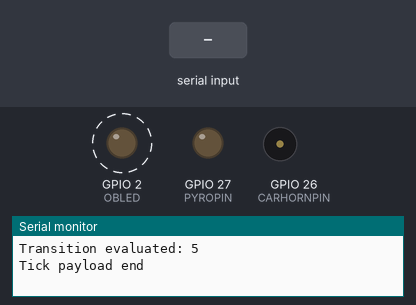
This program was run on a simulated ESP32. Shown: output pins drawn as LEDs (lit = HIGH), buzzer (waves = sounding, pin HIGH), the last lines printed to the serial monitor. Dashed ring = blinking. The inputs (shaded band) are chosen by the test bench. Pins used as bus, display or sensor lines are not drawn.

Above: at 1.2 s.
1.3 s: "90,45\n" received over the second serial link
At 12.2 s:
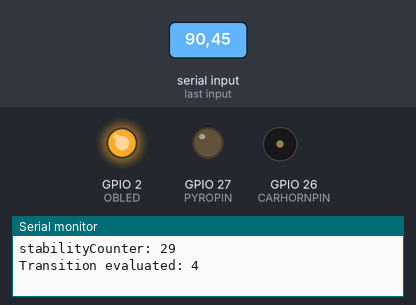
At 13.9 s:
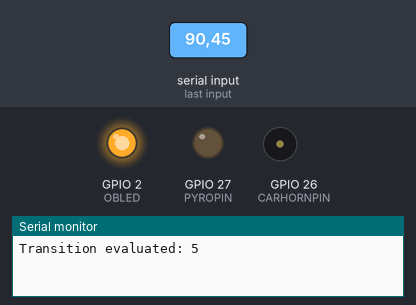
Timing chart, 0 to 15.7 s (numbered marks = the images above; inputs shaded):
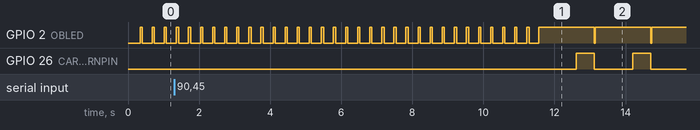

The program:

main.cpp
```cpp
#include <SPI.h>
#include <Arduino.h>
#include <HardwareSerial.h>
#include <iostream>
#include <string>
#include <stdint.h>
#include "FlashMemory.h"
#include "MH-Z19.h"
#include "Altimeter.h"
#include "PayloadStateMachine.h"
#include "Globals.h"


//metaData currMDExt; //testing stuff


//-----------------------------------------------------------SETUP------------------------------------------------------------------
void setup() {
  //General Stuff
  Serial.begin(115200);
  pinMode (OBLED, OUTPUT);

  //Pyro stuff
  pinMode (PYROPIN, OUTPUT);
  digitalWrite(PYROPIN, LOW);

  //Car Horn stuff
  pinMode (CARHORNPIN, OUTPUT);
  digitalWrite(CARHORNPIN, LOW);

  //Flash Memory
  SPI.begin();            // Default: SCK=18, MISO=19, MOSI=23
  pinMode(CS_PIN, OUTPUT);
  digitalWrite(CS_PIN, HIGH);


  //MH-Z19 & Altimeter
  MHZSerial.begin(9600, SERIAL_8N1, MH_RX_PIN, MH_TX_PIN);
  AltSerial.begin(9600, SERIAL_8N1, ALT_RX_PIN, -1);

  initializeVariables();

  //Timestamp getTimeStamp
  timeStamp = getTimeStamp();

  Serial.print("[Setup Done] Current state: ");
  Serial.println(currentState);

  //  //Testing Stuff
  //  Serial.print ("Size of Entry strcuts: ");
  //  Serial.print (sizeof(Entry));
  //  Serial.println (" bytes.");
  //  Serial.println ("");

  // //check metaData
  // //if (checkMetaDataFlag() == 1) {
  //   //extractMetaData(&currMD);
  // //} else {
  //   sectorErase(32751);
  //   Serial.println ("Sector erased");

  // //}

}

//-----------------------------------------------------------LOOP------------------------------------------------------------------

//bool printed = false;

void loop() {


  now = millis();

  if (now - lastTick >= samplingRate) {
    lastTick = now;
    Tick_Payload();
  }


  // //Blink OBLED to confirm code is running

  // digitalWrite(OBLED, HIGH);
  // delay(70);
  // digitalWrite(OBLED, LOW);
  // delay(70);

  // timeStamp = getTimeStamp();

  // if (currPageNum < 5) {
  //   readAltitude(&currAltitude);
  //   getCO2(&ppmCO2);
  //   currEntry = {currAltitude, ppmCO2, timeStamp, uint8_t(currentState)};
  //   currMD = {timeStamp, uint8_t(currentState), uint16_t(currPageNum), eBufIndx, useMD, pyroArmed, finalRead};

  //   if (eBufIndx < (sizeof(eBuff) / sizeof(eBuff[0]))) {
  //       eBuff[eBufIndx] = currEntry;
  //       eBufIndx++;

  //   } else {
  //       if ((currPageNum >= 1) && (currPageNum <= 32750)/*between pages 1 and 32,750 */) {
  //           writeEntryBuffToFlash (currPageNum, eBuff, eBufIndx);
  //           eBufIndx = 0;
  //           currPageNum++;

  //           std::cout << std::endl << std::endl << "entryBuff written correctly" << std::endl << std::endl;

  //           eBuff[eBufIndx] = currEntry;
  //           eBufIndx++;

  //       } else if (currPageNum >= 32750/*last page*/) {
  //           writeEntryBuffToFlash (32750, eBuff, eBufIndx);
  //           eBufIndx = 0;

  //           std::cout << std::endl << std::endl << "wrote to last page" << std::endl << std::endl;

  //           eBuff[eBufIndx] = currEntry;
  //           eBufIndx++;

  //       }

  //   }

  //   currMD.useMetaData = true;
  //   writeMetaDataToFlash(&currMD);

  //   std::cout << "Altitude Curr: " << currAltitude << "ft  Prev: " << prevAltitude << "ft" << std::endl;
  //   std::cout << "CO2: " << ppmCO2 << "PPM"  << std::endl;
  //   std::cout << "Timestamp: " << timeStamp << "ms"  << std::endl;
  //   std::cout << "currPageNum: " << currPageNum << std::endl;
  //   std::cout << "pyroArmed: " << pyroArmed << std::endl;
  //   std::cout << "finelRead: " << finalRead << std::endl;
  //   std::cout << "State: " << currentState << std::endl;
  //   std::cout << "Transition: " << transition  << std::endl;
  //   std::cout << "currEntry ~ Alt: " << currEntry.altitude_e
  //           << "ft,  CO2: " <<  currEntry.co2PPM_e
  //           << "PPM,  State: " << int(currEntry.currentState_e)
  //           << ",  TS: "  << currEntry.timestamp_e << std::endl;

  //   std::cout << "eBuffSize: " << uint(eBufIndx)  << "structs in buffer"<< std::endl;
  //   std::cout << "sizeof(eBuff): " << sizeof(eBuff)  << "bytes" << std::endl;
  //   std::cout << "sizeof(currEntry): " << sizeof(currEntry)  << "  ~ should be 9 (bytes)"  << std::endl;


  // } else {
  //   if(!printed && (checkMetaDataFlag() == true)) {

  //     extractMetaData(&currMD);

  //     std::cout << "currMD.currentPageNum: " << currMD.currentPageNum << std::endl;
  //     std::cout << "currMD.currentPageNum == 4 " << bool(currMD.currentPageNum == 4) << std::endl;

  //     extractFlashPages(currMD.currentPageNum);

  //     printed = true;
  //   } else {
  //     sectorErase(1);
  //     currMD.useMetaData = false;
  //     writeMetaDataToFlash(&currMD);
  //   }

  // }
  // std::cout << "currMD ~ TS: " << currMD.lastTimeStamp
  //           << ",  state: " << int(currMD.currentState)
  //           << ",  pageNum: " << int(currMD.currentPageNum)
  //           << ",  structIndx: " << int(currMD.structCount)
  //           << ",  usMD: " << int(currMD.useMetaData)
  //           << ",  sizeof(currMD): " << sizeof(currMD) << std::endl;
  //   std::cout << std::endl << std::endl;

  //   extractMetaData(&currMDExt);

  //   std::cout << "currMDExt ~ TS: " << currMDExt.lastTimeStamp
  //           << ",  state: " << int(currMDExt.currentState)
  //           << ",  pageNum: " << int(currMDExt.currentPageNum)
  //           << ",  structIndx: " << int(currMDExt.structCount)
  //           << ",  usMD: " << int(currMDExt.useMetaData)
  //           << ",  sizeof(currMDExt): " << sizeof(currMDExt) << std::endl;
  //   std::cout << std::endl << std::endl;


  // std::cout << "Timestamp: " << timeStamp << "ms"  << std::endl;

}
```

Altimeter.h
```cpp
#ifndef   ALTIMETER_H
#define  ALTIMETER_H

#include <Arduino.h>
#include <HardwareSerial.h>

//#define ALT_RX_PIN 13

extern HardwareSerial AltSerial;

//void initAltimeter();


// void initAltimeter() {
//     AltSerial.begin(9600, SERIAL_8N1, ALT_RX_PIN, -1);
// }

void readAltitude(int16_t *alt) {

    static char charBuff[32]; //These static variabels maintain their value even when the function is done and called again
    static uint8_t idx = 0;
    char c; //will grab the char of the altimeter input

    while (AltSerial.available()) { //while the altimeter serial buffer has chars other than newline /n

        c = AltSerial.read(); //reads in the next available char from the serial buffer

        if (c == '\n') { //if that char is a newline (end of entry) then

            charBuff[idx] = '\0';    //terminates the buffer with a null for atof (look for a null terminated string)

            *alt = (int16_t)strtol(charBuff, NULL, 10);  // Convert string to float

            Serial.print("[Altimeter] Altitude reading: ");
            Serial.println(*alt);


            idx = 0; //reset the index since we finished the line
            memset(charBuff, 0, sizeof(charBuff)); //clear the buffer


        } else if (idx < sizeof(charBuff) - 1) { //if idx is within charBuff range (minus one for null)
            charBuff[idx] = c;
            idx++;
        }
    }

}


#endif // ALTIMETER_H
```

FlashMemory.h
```cpp
#ifndef FLASH_MEMORY_H
#define FLASH_MEMORY_H

#include <Arduino.h>
#include <SPI.h>


/*
CS Pin = Chip Select Pin
When set to low = Stand ready for my arrival worm
Low = tells the FLASH to pay attention, done prior to sending it a command

Set to High: Stop paying attention to the (data) bus
*/
#define CS_PIN 5


//SPI.transfer() sends a byte into the flash and at the same time gets one back

// Sends the write enable command, done prior to just about everything
void write_enable() {
  digitalWrite(CS_PIN, LOW);
  SPI.transfer(0x06);
  digitalWrite(CS_PIN, HIGH);
}

/*
Checks the busy status register until its no longer busy, done after every SPI command
Ensures nothing happens until the command is done executing
"SPI.transfer(0x05);" is the command that says "get ready to read status register 1"
"SPI.transfer(0x00)" sends a "dummy" byte to "clock" the flash so that it sends a byte back
This byte comes from the status register 1 thanks to the 0x05 command, so it returns its current byte
This is "polling" the register
The "& 0x01" is a bit mask so we only look at the lowest bit (bit zero) which is the BUSY bit
When bit zero is set 1 (busy) then it  equivalent to "true" as such the loop keeps running
When bit zero is set to 0 (not busy) then it is equivalent to "false" and the loop breaks
*/
void waitForWrite() {
  digitalWrite(CS_PIN, LOW);

  SPI.transfer(0x05);
  while (SPI.transfer(0x00) & 0x01); // Wait while BUSY bit is set

  digitalWrite(CS_PIN, HIGH);
}


/*
Erases 1 sector = 16 pages = 16*256 bytes
It constructs the tData buffer which contains: erase sector command (0x20),
and memAddr of where the sector starts
*/
void sectorErase(uint16_t pageNum) {

  uint32_t memAddr = pageNum*256;
  uint8_t tData[4]; // 4 bytes in a 8 byte array
  tData[0] = 0x20; //sector erase command
  tData[1] = ((memAddr >> 16) & 0xFF); //MSB of the memAddr
  tData[2] = ((memAddr >> 8) & 0xFF); //middly byte of the memAddr
  tData[3] = (memAddr & 0xFF);       //LSB of the memAddr


  write_enable();
  digitalWrite(CS_PIN, LOW);

  SPI.transfer(tData, 4);

  digitalWrite(CS_PIN, HIGH);
  waitForWrite();
}


void writeDataToFlash (uint16_t pageNum, uint8_t *dataToWrite, size_t bytes){
  uint8_t cmd = 0x02;
  uint32_t memAddr = pageNum*256;

  uint8_t tData[bytes +4]; //bytes = size ofdataToWrite + 4 for the cmd and memAddr
  tData[0] = cmd;
  tData[1] = ((memAddr >> 16) & 0xFF);
  tData[2] = ((memAddr >> 8) & 0xFF);
  tData[3] = (memAddr & 0xFF); //these are the extra 4 bytes

  /*
  Since size(tData) = bytes + 4 and the first 4 bytes are already occupied
  we shift its index by 4, then we write all the data from the input buffer
  */
  for (int i = 0; i < bytes; i++){
    tData[i+4] = dataToWrite[i];
  }

  write_enable();
  digitalWrite (CS_PIN, LOW);

  SPI.transfer(tData, bytes + 4);
  digitalWrite (CS_PIN, HIGH);
  waitForWrite();

}


/*
Reading does not reauire a write enable as per datasheet
Also doest require waitForWrite because the busy bit doesnt get flagged
*/
void readDataFromFlash (uint16_t pageNum, uint8_t *buffToStore, size_t bytes){
  uint8_t cmd = 0x03;
  uint32_t memAddr = pageNum*256;

  uint8_t tData[4];  // 1 byte for command + 3 bytes for address
  tData[0] = cmd;
  tData[1] = ((memAddr >> 16) & 0xFF);
  tData[2] = ((memAddr >> 8) & 0xFF);
  tData[3] = (memAddr & 0xFF);

  digitalWrite (CS_PIN, LOW);

  SPI.transfer(tData, 4);

  for (int i = 0; i < bytes; i++) {
    buffToStore[i] = SPI.transfer(0x00); //clocking the flash, storing to buffer
  }

  digitalWrite (CS_PIN, HIGH);

}


//Struct
typedef struct __attribute__((packed)) {
  int16_t altitude_e;    //2 bytes
  uint16_t co2PPM_e;      //2 bytes
  uint32_t timestamp_e;   //4 bytes unsigned long
  uint8_t currentState_e;  //1 bytes prolly
  bool pyroEjected_e;     //1 byte

} Entry; //currently 10 bytes = 25 entries per page, 25 entres = 250 bytes ~ 1 page


void writeEntryBuffToFlash(uint16_t page, Entry* sBuffer, size_t numEntries) {

  size_t numBytes = numEntries * sizeof(Entry);
  uint8_t byteBuffer[numBytes] = {0};

  memcpy(byteBuffer, sBuffer, numBytes);

  // Cast to Entry* to read the last entry as a struct
  Entry* entryView = (Entry*)byteBuffer;
  Entry lastEntry = entryView[numEntries - 1];

  // Serial.print("numBytes: ");
  // Serial.println(numBytes);

  // Serial.println("Last Entry (fields):");
  // Serial.print("  Altitude: ");
  // Serial.print(lastEntry.altitude_e);
  // Serial.print(" ft,  CO2: ");
  // Serial.print(lastEntry.co2PPM_e);
  // Serial.print(" PPM,  Timestamp: ");
  // Serial.print(lastEntry.timestamp_e);
  // Serial.print(" ms,  State: ");
  // Serial.println(lastEntry.currentState_e);

  // Serial.print("Last Entry (raw bytes): ");
  // uint8_t* lastStructPtr = (uint8_t*)&entryView[numEntries - 1];
  // for (int i = 0; i < sizeof(Entry); ++i) {
  //   if (lastStructPtr[i] < 0x10) Serial.print("0"); // pad single-digit hex
  //   Serial.print(lastStructPtr[i], HEX);
  //   Serial.print(" ");
  // }
  // Serial.println();
  // Serial.println();


  writeDataToFlash(page, byteBuffer, numBytes);
}


void extractFlashPages (uint16_t lastPage) {
  uint8_t extractorBuff[256];

  for (uint16_t i = 1; i <= lastPage; i++){
    readDataFromFlash (i, extractorBuff, 256);

    Entry* extractedEntries = (Entry*)extractorBuff; //transforms the extractor buffer into an array of structs

    for (int j = 0; j < (250 / sizeof(Entry))  ; j++) {
      Serial.print ("Page "); Serial.print (i);
      Serial.print(", Entry "); Serial.print(j);
      Serial.print(" | Altitude: "); Serial.print(extractedEntries[j].altitude_e);
      Serial.print(" ft, CO2: "); Serial.print(extractedEntries[j].co2PPM_e);
      Serial.print (" PPM, timeStamp: "); Serial.print(extractedEntries[j].timestamp_e);
      Serial.print (" ms, currentState: "); Serial.println(extractedEntries[j].currentState_e);


    }

  }

}

//getTimeStamp function
uint32_t getTimeStamp() {
  static uint32_t startingTime = 0;

  if (startingTime == 0) {
    startingTime = millis();
  }

  return millis() - startingTime; //time since getTimeStamp was first called
}

//Metadata struct 11 bytes
typedef struct __attribute__((__packed__)) {
  uint32_t lastTimeStamp;     // 4 bytes
  uint8_t currentState;       // 1 byte
  uint16_t currentPageNum;    // 2 bytes
  uint8_t structCount;        // 1 byte
  bool useMetaData;           // 1 byte
  bool pyroArmed;             // 1 byte
  bool finalRead;             // 1 byte
} metaData;

//Will be written to page 32768 - 16 = 32752 or indexes 32751 -> 32767 so that i can erase sector w/o abandon


void writeMetaDataToFlash(metaData* mData) {

  sectorErase(32751);

  uint8_t byteBuffer[sizeof(metaData)];


  memcpy(byteBuffer, mData, sizeof(byteBuffer));

  writeDataToFlash(32751, byteBuffer, sizeof(byteBuffer));

  // Serial.println("Raw byteBuffer contents:");
  // for (int i = 0; i < sizeof(metaData); i++) {
  //   Serial.print("0x");
  //   Serial.print(byteBuffer[i], HEX);
  //   Serial.print(" ");
  // }
  //Serial.println();

  //Serial.println ("Wrote MD succesfully??");
  //Serial.println("");
}


bool checkMetaDataFlag () {
  uint8_t extractorBuff[sizeof(metaData)]; //should always be 9

  readDataFromFlash (32751, extractorBuff, sizeof(metaData));

  metaData extractedMetaData;
  memcpy(&extractedMetaData, extractorBuff, sizeof(metaData));

  return (extractedMetaData.useMetaData);

}

void extractMetaData (metaData* mData) {
  uint8_t extractorBuff[sizeof(metaData)]; //should always be 9

  readDataFromFlash (32751, extractorBuff, sizeof(extractorBuff));

  // Serial.println("Raw extractorBuff contents:");
  // for (int i = 0; i < sizeof(metaData); i++) {
  //   Serial.print("0x");
  //   Serial.print(extractorBuff[i], HEX);
  //   Serial.print(" ");
  // }
  // Serial.println();


  memcpy(mData, extractorBuff, sizeof(extractorBuff));

}


#endif // FLASH_MEMORY_H
```

MH-Z19.h
```cpp
#ifndef MH_Z19_H
#define  MH_Z19_H

#include<Arduino.h>
#include <HardwareSerial.h>
#include <stdint.h>

//#define MH_RX_PIN 22
//#define MH_TX_PIN 4

extern HardwareSerial MHZSerial;

//CMD defined by the datasheet, 0x86 is the actual command
uint8_t getCO2_cmd[9] = { 0xFF, 0x01, 0x86, 0, 0, 0, 0, 0, 0x79 };

void getCO2 (uint16_t *valueCO2) {
  uint8_t receiveBuff[9];
  Serial.println("[MH-Z19] Requesting CO2...");


  MHZSerial.write(getCO2_cmd, 9);

  delay(30);
  if (MHZSerial.available() >= 9) {
    MHZSerial.read(receiveBuff, 9);

    if (receiveBuff[0] == 0xFF && receiveBuff[1] == 0x86) {
      *valueCO2 = ((uint16_t)receiveBuff[2] << 8) | receiveBuff[3];
      Serial.print("[MH-Z19] CO2 reading: ");
      Serial.println(*valueCO2);


    } else {
      *valueCO2 = 23;
      Serial.println("[MH-Z19] Invalid header in response, returning 23.");

    }


  }

}


#endif // MH_Z19_H
```

Source omitted: Globals.h (4013 bytes), PayloadStateMachine.h (10981 bytes)

Measured:
- after the input at 1.3 s, GPIO 26 (CARHORNPIN): alternates HIGH for 0.50 s and LOW for 1.1 s, starting after 11.3 s
